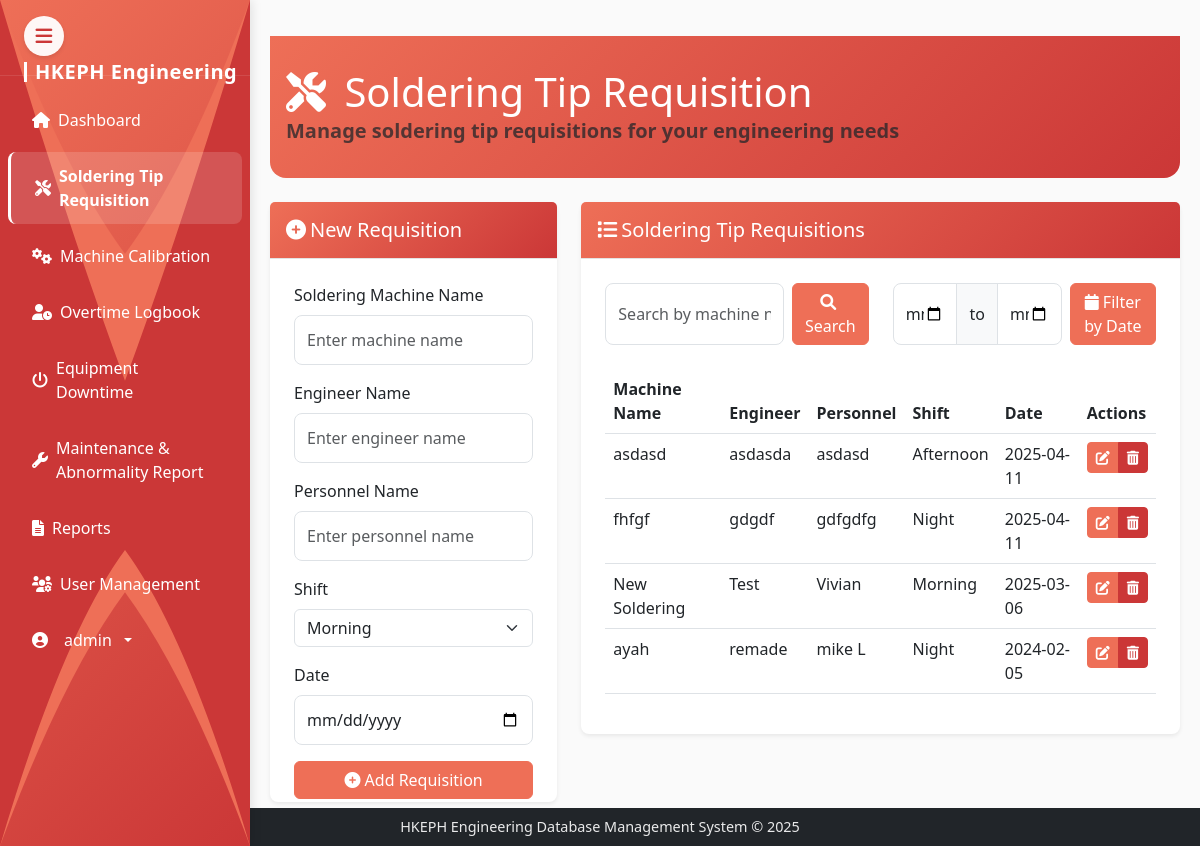
The app's page /soldering-tips (signed in) with its own data.
### models.py (models this page shows, shortened)
class User(UserMixin, db.Model):
    id = db.Column(db.Integer, primary_key=True)
    username = db.Column(db.String(64), unique=True, nullable=False)
    email = db.Column(db.String(120), unique=True, nullable=False)
    password_hash = db.Column(db.String(256), nullable=False)
    is_admin = db.Column(db.Boolean, default=False)
    date_created = db.Column(db.DateTime, default=datetime.utcnow)

class SolderingTip(db.Model):
    id = db.Column(db.Integer, primary_key=True)
    machine_name = db.Column(db.String(100), nullable=False)
    engineer_name = db.Column(db.String(100), nullable=False)
    personnel_name = db.Column(db.String(100), nullable=False)
    shift = db.Column(db.String(20), nullable=False)
    date = db.Column(db.DateTime, nullable=False)
    created_at = db.Column(db.DateTime, default=datetime.utcnow)

### routes.py (the view, shortened to what this page needs)
@app.route('/soldering-tips')
@login_required
def soldering_tips():
    search_query = request.args.get('search', '')
    start_date = request.args.get('start_date')
    end_date = request.args.get('end_date')
    query = SolderingTip.query
    if search_query:
        query = query.filter(
            SolderingTip.machine_name.ilike(f'%{search_query}%')
        )
    tips = query.order_by(SolderingTip.date.desc()).all()
    form = SolderingTipForm()
    return render_template('soldering_tip.html', tips=tips, form=form, search_query=search_query, start_date=start_date, end_date=end_date)

### templates/soldering_tip.html (shortened to what this page needs)
{% extends 'base.html' %}
{% block content %}
<div class="content-area">
    <div class="dashboard-header mb-4">
        <div class="header-content">
            <h1 class="mb-0" style="color: white;">
                <i class="fas fa-tools me-2" style="color: white;"></i>
                Soldering Tip Requisition
            </h1>
            <p class="lead text-muted mb-0 bold-welcome">
                Manage soldering tip requisitions for your engineering needs
            </p>
        </div>
    </div>
    <div class="row mb-4">
        <div class="col-md-4">
            <div class="card" style="height: 600px;">
                <div class="card-header" style="background: linear-gradient(135deg, var(--accent-primary), var(--accent-secondary)); color: white;">
                    <h5 class="mb-0">
                        {% if edit_tip %}
                        <i class="fas fa-edit me-1"></i>Edit Requisition
                        {% else %}
                        <i class="fas fa-plus-circle me-1"></i>New Requisition
                        {% endif %}
                    </h5>
                </div>
                <div class="card-body" style="overflow-y: auto;">
                    {% if edit_tip %}
                    <form method="POST" action="{{ url_for('edit_soldering_tip', tip_id=edit_tip.id) }}">
                    {% else %}
                    <form method="POST" action="{{ url_for('add_soldering_tip') }}">
                    {% endif %}
                        <div class="mb-3">
                            <label for="machine_name" class="form-label">Soldering Machine Name</label>
                            {{ form.machine_name(class="form-control", placeholder="Enter machine name") }}
                        </div>
                        <div class="mb-3">
                            <label for="engineer_name" class="form-label">Engineer Name</label>
                            {{ form.engineer_name(class="form-control", placeholder="Enter engineer name") }}
                        </div>
                        <div class="mb-3">
                            <label for="personnel_name" class="form-label">Personnel Name</label>
                            {{ form.personnel_name(class="form-control", placeholder="Enter personnel name") }}
                        </div>
                        <div class="mb-3">
                            <label for="shift" class="form-label">Shift</label>
                            {{ form.shift(class="form-select") }}
                        </div>
                        <div class="mb-3">
                            <label for="date" class="form-label">Date</label>
                            {{ form.date(class="form-control", type="date") }}
                        </div>
                        <div class="d-grid gap-2">
                            {% if edit_tip %}
                            <button type="submit" class="btn btn-primary">
                                <i class="fas fa-save me-1"></i>Update Requisition
                            </button>
                            <a href="{{ url_for('soldering_tips') }}" class="btn btn-secondary">
                                <i class="fas fa-times me-1"></i>Cancel
                            </a>
                            {% else %}
                            <button type="submit" class="btn btn-primary">
                                <i class="fas fa-plus-circle me-1"></i>Add Requisition
                            </button>
                            {% endif %}
                        </div>
                    </form>
                </div>
            </div>
        </div>
        <div class="col-md-8">
            <div class="card">
                <div class="card-header" style="background: linear-gradient(135deg, var(--accent-primary), var(--accent-secondary)); color: white;">
                    <h5 class="mb-0"><i class="fas fa-list me-1"></i>Soldering Tip Requisitions</h5>
                </div>
                <div class="card-body">
                    <div class="row mb-4">
                        <div class="col-md-6">
                            <form class="d-flex" method="GET" action="{{ url_for('soldering_tips') }}">
                                <input type="text" class="form-control me-2" name="search" placeholder="Search by machine name..." value="{{ search_query if search_query else '' }}">
                                <button class="btn btn-primary" type="submit">
                                    <i class="fas fa-search me-1"></i>Search
                                </button>
                            </form>
                        </div>
                        <div class="col-md-6">
                            <form class="d-flex" method="GET" action="{{ url_for('soldering_tips') }}">
                                <div class="input-group me-2">
                                    <input type="date" class="form-control" name="start_date" value="{{ start_date if start_date else '' }}">
                                    <span class="input-group-text">to</span>
                                    <input type="date" class="form-control" name="end_date" value="{{ end_date if end_date else '' }}">
                                </div>
                                <button class="btn btn-primary" type="submit">
                                    <i class="fas fa-calendar me-1"></i>Filter by Date
                                </button>
                            </form>
                        </div>
                    </div>
                    <div class="table-responsive" style="max-height: 600px;">
                        <table class="table table-hover">
                            <thead>
                                <tr>
                                    <th>Machine Name</th>
                                    <th>Engineer</th>
                                    <th>Personnel</th>
                                    <th>Shift</th>
                                    <th>Date</th>
                                    <th>Actions</th>
                                </tr>
                            </thead>
                            <tbody>
                                {% for tip in tips %}
                                <tr>
                                    <td>{{ tip.machine_name }}</td>
                                    <td>{{ tip.engineer_name }}</td>
                                    <td>{{ tip.personnel_name }}</td>
                                    <td>{{ tip.shift|capitalize }}</td>
                                    <td>{{ tip.date.strftime('%Y-%m-%d') }}</td>
                                    <td>
                                        <div class="btn-group btn-group-sm" role="group">
                                            <a href="{{ url_for('edit_soldering_tip', tip_id=tip.id) }}" class="btn btn-warning">
                                                <i class="fas fa-edit"></i>
                                            </a>
                                            <button type="button" class="btn btn-danger" data-bs-toggle="modal" data-bs-target="#deleteTipModal-{{ tip.id }}">
                                                <i class="fas fa-trash-alt"></i>
                                            </button>
                                        </div>
                                    </td>
                                </tr>
                                {% endfor %}
                            </tbody>
                        </table>
                    </div>
                </div>
            </div>
        </div>
    </div>
</div>
{% endblock %}

### templates/base.html (shortened to what this page needs)
<!DOCTYPE html>
<html lang="en" data-bs-theme="light" style="height: 100%;">
<head>
    <link href="https://cdn.jsdelivr.net/npm/bootstrap@5.3.0/dist/css/bootstrap.min.css" rel="stylesheet">
    <link rel="stylesheet" href="https://cdnjs.cloudflare.com/ajax/libs/font-awesome/6.0.0/css/all.min.css">
    <link rel="stylesheet" type="text/css" href="https://cdn.jsdelivr.net/npm/daterangepicker/daterangepicker.css" />
    <link rel="stylesheet" href="{{ url_for('static', filename='css/style.css') }}">
</head>
<body class="{% block body_class %}{% endblock %}" style="height: 100%; margin: 0;">
    <button class="sidebar-toggle" type="button" id="sidebarToggle">
        <i class="fas fa-bars"></i>
    </button>
    <nav class="sidebar" id="sidebar">
        <svg class="sidebar-wave" viewBox="0 0 100 100" preserveAspectRatio="none">
            <path d="M0 0 L0 100 Q25 80 50 70 Q75 80 100 100 L100 0 Q75 20 50 30 Q25 20 0 0 Z" fill="var(--accent-primary)"/>
            <path d="M0 0 L0 100 Q25 75 50 65 Q75 75 100 100 L100 0 Q75 25 50 45 Q25 25 0 0 Z" fill="var(--accent-secondary)"/>
        </svg>
        <div class="sidebar-brand">
            <a class="navbar-brand" href="{{ url_for('dashboard') }}">
                <span>HKEPH Engineering</span>
            </a>
        </div>
        {% if current_user.is_authenticated %}
        <ul class="sidebar-nav nav flex-column">
            <li class="nav-item">
                <a class="nav-link {% if request.path == url_for('dashboard') %}active fw-bold{% endif %}" href="{{ url_for('dashboard') }}">
                    <i class="fas fa-home"></i>
                    <span>Dashboard</span>
                </a>
            </li>
            <li class="nav-item">
                <a class="nav-link {% if request.path == url_for('soldering_tips') %}active fw-bold{% endif %}" href="{{ url_for('soldering_tips') }}">
                    <i class="fas fa-tools"></i>
                    <span>Soldering Tip Requisition</span>
                </a>
            </li>
            <li class="nav-item">
                <a class="nav-link {% if request.path == url_for('machine_calibrations') %}active fw-bold{% endif %}" href="{{ url_for('machine_calibrations') }}">
                    <i class="fas fa-cogs"></i>
                    <span>Machine Calibration</span>
                </a>
            </li>
            <li class="nav-item">
                <a class="nav-link {% if request.path == url_for('overtime_logbook') %}active fw-bold{% endif %}" href="{{ url_for('overtime_logbook') }}">
                    <i class="fas fa-user-clock"></i>
                    <span>Overtime Logbook</span>
                </a>
            </li>
            <li class="nav-item">
                <a class="nav-link {% if request.path == url_for('equipment_downtime') %}active fw-bold{% endif %}" href="{{ url_for('equipment_downtime') }}">
                    <i class="fas fa-power-off"></i>
                    <span>Equipment Downtime</span>
                </a>
            </li>
            <li class="nav-item">
                <a class="nav-link {% if request.path == url_for('maintenance_reports') %}active fw-bold{% endif %}" href="{{ url_for('maintenance_reports') }}">
                    <i class="fas fa-wrench"></i>
                    <span>Maintenance & Abnormality Report</span>
                </a>
            </li>
            <li class="nav-item">
                <a class="nav-link {% if request.path == url_for('reports') %}active fw-bold{% endif %}" href="{{ url_for('reports') }}">
                    <i class="fas fa-file-alt"></i>
                    <span>Reports</span>
                </a>
            </li>
            {% if current_user.is_admin %}
            <li class="nav-item">
                <a class="nav-link {% if request.path == url_for('user_management') %}active fw-bold{% endif %}" href="{{ url_for('user_management') }}">
                    <i class="fas fa-users-cog"></i>
                    <span>User Management</span>
                </a>
            </li>
            {% endif %}
            <li class="nav-item mt-auto">
                <div class="dropdown">
                    <a class="nav-link dropdown-toggle" href="#" id="sidebarDropdown" role="button" data-bs-toggle="dropdown" aria-expanded="false">
                        <i class="fas fa-user-circle me-2"></i>
                        <span>{{ current_user.username }}</span>
                    </a>
                </div>
            </li>
        </ul>
        {% endif %}
    </nav>
        <div class="main-flex-center">
            {% block content %}
            {% endblock %}
        </div>
        <footer class="bg-dark text-white position-fixed bottom-0 w-100 py-2 z-1020" style="
            background-color: rgba(0,0,0,0.8);
            left: 0;
            right: 0;
            width: 100%;
            text-align: center;
        ">
            <div class="container-fluid">
                <div class="row">
                    <div class="col-12">
                        <p class="mb-0" style="
                            color: rgba(255,255,255,0.9);
                            font-size: 0.9rem;
                            max-width: 100%;
                            word-wrap: break-word;
                            margin: 0 auto;
                            padding: 0 1rem;
                        ">HKEPH Engineering Database Management System &copy; 2025</p>
                    </div>
                </div>
            </div>
        </footer>
    </body>
    </html>

### records on screen
User: username "admin"
SolderingTip: machine_name "asdasd", engineer_name "asdasda", personnel_name "asdasd", shift "Afternoon", date "2025-04-11"
SolderingTip: machine_name "fhfgf", engineer_name "gdgdf", personnel_name "gdfgdfg", shift "Night", date "2025-04-11"
SolderingTip: machine_name "New Soldering", engineer_name "Test", personnel_name "Vivian", shift "Morning", date "2025-03-06"
SolderingTip: machine_name "ayah", engineer_name "remade", personnel_name "mike L", shift "Night", date "2024-02-05"
